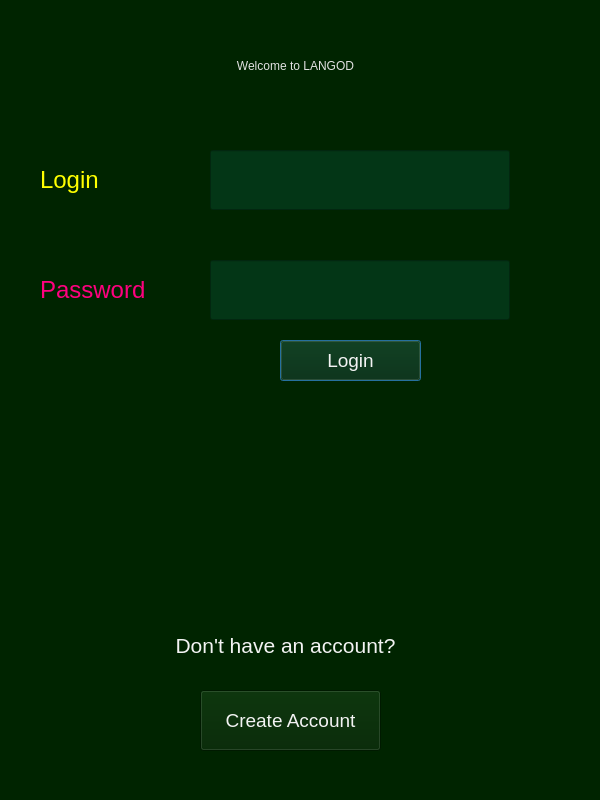
<?xml version="1.0" encoding="UTF-8"?>
<ui version="4.0">
 <class>Dialog</class>
 <widget class="QDialog" name="Dialog">
  <property name="geometry">
   <rect>
    <x>0</x>
    <y>0</y>
    <width>600</width>
    <height>800</height>
   </rect>
  </property>
  <property name="windowTitle">
   <string>Dialog</string>
  </property>
  <property name="styleSheet">
   <string notr="true">background-color: rgb(0, 36, 0);
border-color: rgb(255, 255, 255);</string>
  </property>
  <widget class="QLabel" name="label">
   <property name="geometry">
    <rect>
     <x>60</x>
     <y>30</y>
     <width>471</width>
     <height>71</height>
    </rect>
   </property>
   <property name="styleSheet">
    <string notr="true">color:rgb(225, 225, 225); 
font: 75 italic 30pt &quot;Z003&quot;;</string>
   </property>
   <property name="text">
    <string>Welcome to LANGOD</string>
   </property>
   <property name="alignment">
    <set>Qt::AlignCenter</set>
   </property>
  </widget>
  <widget class="QLabel" name="label_2">
   <property name="geometry">
    <rect>
     <x>40</x>
     <y>150</y>
     <width>81</width>
     <height>60</height>
    </rect>
   </property>
   <property name="styleSheet">
    <string notr="true">font-size:18pt; 
color:rgb(255, 255, 0);
border-color: rgb(255, 255, 255);</string>
   </property>
   <property name="text">
    <string>Login</string>
   </property>
  </widget>
  <widget class="QLineEdit" name="email">
   <property name="geometry">
    <rect>
     <x>210</x>
     <y>150</y>
     <width>300</width>
     <height>60</height>
    </rect>
   </property>
   <property name="styleSheet">
    <string notr="true">border-color: rgb(255, 255, 255);
font-size:14pt; color:rgb(243, 243, 243);
selection-background-color: rgb(255, 255, 255);
selection-color: rgb(46, 194, 126);
background-color: rgb(3, 54, 22)</string>
   </property>
   <property name="placeholderText">
    <string/>
   </property>
   <property name="clearButtonEnabled">
    <bool>false</bool>
   </property>
  </widget>
  <widget class="QLineEdit" name="password">
   <property name="geometry">
    <rect>
     <x>210</x>
     <y>260</y>
     <width>300</width>
     <height>60</height>
    </rect>
   </property>
   <property name="styleSheet">
    <string notr="true">font-size:14pt; color:rgb(243, 243, 243);
selection-background-color: rgb(255, 255, 255);
border-color: rgb(255, 255, 255);
selection-color: rgb(46, 194, 126);
background-color: rgb(3, 54, 22)</string>
   </property>
   <property name="text">
    <string/>
   </property>
  </widget>
  <widget class="QLabel" name="label_3">
   <property name="geometry">
    <rect>
     <x>40</x>
     <y>260</y>
     <width>141</width>
     <height>60</height>
    </rect>
   </property>
   <property name="styleSheet">
    <string notr="true">font-size:18pt;
 color:rgb(255, 0, 127);
border-color: rgb(255, 255, 255);</string>
   </property>
   <property name="text">
    <string>Password</string>
   </property>
  </widget>
  <widget class="QPushButton" name="loginbutton">
   <property name="geometry">
    <rect>
     <x>280</x>
     <y>340</y>
     <width>141</width>
     <height>41</height>
    </rect>
   </property>
   <property name="styleSheet">
    <string notr="true">color:rgb(255, 0, 255);
font-size:14pt; 
color:rgb(243, 243, 243);
</string>
   </property>
   <property name="text">
    <string>Login</string>
   </property>
  </widget>
  <widget class="QLabel" name="label_4">
   <property name="geometry">
    <rect>
     <x>140</x>
     <y>620</y>
     <width>291</width>
     <height>51</height>
    </rect>
   </property>
   <property name="styleSheet">
    <string notr="true">color:rgb(255, 0, 255);
font-size:16pt; color:rgb(243, 243, 243);</string>
   </property>
   <property name="text">
    <string>Don't have an account?</string>
   </property>
   <property name="textFormat">
    <enum>Qt::MarkdownText</enum>
   </property>
   <property name="alignment">
    <set>Qt::AlignCenter</set>
   </property>
   <property name="margin">
    <number>0</number>
   </property>
  </widget>
  <widget class="QPushButton" name="createaccbutton">
   <property name="geometry">
    <rect>
     <x>200</x>
     <y>690</y>
     <width>181</width>
     <height>61</height>
    </rect>
   </property>
   <property name="styleSheet">
    <string notr="true">color:rgb(255, 0, 255);
font-size:14pt; 
color:rgb(243, 243, 243);</string>
   </property>
   <property name="text">
    <string>Create Account</string>
   </property>
  </widget>
  <zorder>label</zorder>
  <zorder>label_2</zorder>
  <zorder>password</zorder>
  <zorder>label_3</zorder>
  <zorder>loginbutton</zorder>
  <zorder>label_4</zorder>
  <zorder>createaccbutton</zorder>
  <zorder>email</zorder>
 </widget>
 <resources/>
 <connections/>
</ui>
